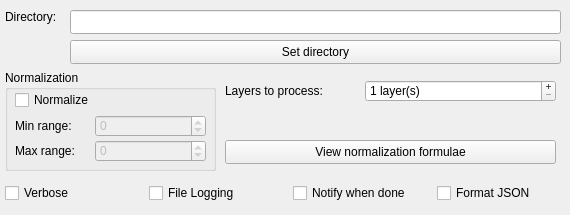
    <widget class="QWidget" name="tab">
     <attribute name="title">
      <string>Output</string>
     </attribute>
     <widget class="QLabel" name="label">
      <property name="geometry">
       <rect>
        <x>5</x>
        <y>5</y>
        <width>66</width>
        <height>24</height>
       </rect>
      </property>
      <property name="text">
       <string>Directory:</string>
      </property>
      <property name="alignment">
       <set>Qt::AlignLeading|Qt::AlignLeft|Qt::AlignVCenter</set>
      </property>
     </widget>
     <widget class="QLineEdit" name="dir">
      <property name="geometry">
       <rect>
        <x>70</x>
        <y>10</y>
        <width>491</width>
        <height>24</height>
       </rect>
      </property>
      <property name="acceptDrops">
       <bool>true</bool>
      </property>
      <property name="toolTip">
       <string>Dump all data to this directory</string>
      </property>
      <property name="readOnly">
       <bool>true</bool>
      </property>
     </widget>
     <widget class="QPushButton" name="pushButton">
      <property name="geometry">
       <rect>
        <x>70</x>
        <y>40</y>
        <width>491</width>
        <height>24</height>
       </rect>
      </property>
      <property name="acceptDrops">
       <bool>true</bool>
      </property>
      <property name="toolTip">
       <string>Set directory</string>
      </property>
      <property name="text">
       <string>Set directory</string>
      </property>
     </widget>
     <widget class="QGroupBox" name="groupBox">
      <property name="geometry">
       <rect>
        <x>5</x>
        <y>70</y>
        <width>211</width>
        <height>101</height>
       </rect>
      </property>
      <property name="title">
       <string>Normalization</string>
      </property>
      <widget class="QCheckBox" name="normalize">
       <property name="geometry">
        <rect>
         <x>10</x>
         <y>20</y>
         <width>91</width>
         <height>20</height>
        </rect>
       </property>
       <property name="toolTip">
        <string>Normalize comment scores between a certain range</string>
       </property>
       <property name="text">
        <string>Normalize</string>
       </property>
      </widget>
      <widget class="QLabel" name="label_2">
       <property name="geometry">
        <rect>
         <x>10</x>
         <y>45</y>
         <width>71</width>
         <height>22</height>
        </rect>
       </property>
       <property name="text">
        <string>Min range:</string>
       </property>
      </widget>
      <widget class="QSpinBox" name="normalizeMin">
       <property name="enabled">
        <bool>false</bool>
       </property>
       <property name="geometry">
        <rect>
         <x>90</x>
         <y>45</y>
         <width>111</width>
         <height>22</height>
        </rect>
       </property>
       <property name="toolTip">
        <string>score</string>
       </property>
       <property name="minimum">
        <number>-1000000</number>
       </property>
       <property name="maximum">
        <number>1000000</number>
       </property>
      </widget>
      <widget class="QSpinBox" name="normalizeMax">
       <property name="enabled">
        <bool>false</bool>
       </property>
       <property name="geometry">
        <rect>
         <x>90</x>
         <y>70</y>
         <width>111</width>
         <height>22</height>
        </rect>
       </property>
       <property name="minimum">
        <number>-1000000</number>
       </property>
       <property name="maximum">
        <number>1000000</number>
       </property>
      </widget>
      <widget class="QLabel" name="label_3">
       <property name="geometry">
        <rect>
         <x>10</x>
         <y>70</y>
         <width>71</width>
         <height>22</height>
        </rect>
       </property>
       <property name="text">
        <string>Max range:</string>
       </property>
      </widget>
     </widget>
     <widget class="QWidget" name="horizontalLayoutWidget">
      <property name="geometry">
       <rect>
        <x>5</x>
        <y>180</y>
        <width>556</width>
        <height>26</height>
       </rect>
      </property>
      <layout class="QHBoxLayout" name="horizontalLayout">
       <property name="spacing">
        <number>20</number>
       </property>
       <property name="sizeConstraint">
        <enum>QLayout::SetDefaultConstraint</enum>
       </property>
       <property name="leftMargin">
        <number>0</number>
       </property>
       <item>
        <widget class="QCheckBox" name="verbose">
         <property name="toolTip">
          <string>More verbose logging into console (and file if specified)</string>
         </property>
         <property name="statusTip">
          <string/>
         </property>
         <property name="whatsThis">
          <string/>
         </property>
         <property name="text">
          <string>Verbose</string>
         </property>
         <property name="tristate">
          <bool>false</bool>
         </property>
        </widget>
       </item>
       <item>
        <widget class="QCheckBox" name="fileLogging">
         <property name="toolTip">
          <string>Log everything to build/log.log</string>
         </property>
         <property name="text">
          <string>File Logging</string>
         </property>
        </widget>
       </item>
       <item>
        <widget class="QCheckBox" name="notify">
         <property name="toolTip">
          <string>Play a notification sound when scraping is complete</string>
         </property>
         <property name="text">
          <string>Notify when done</string>
         </property>
        </widget>
       </item>
       <item>
        <widget class="QCheckBox" name="formatJSON">
         <property name="toolTip">
          <string>Format the database into a JSON file</string>
         </property>
         <property name="text">
          <string>Format JSON</string>
         </property>
        </widget>
       </item>
      </layout>
     </widget>
     <widget class="QLabel" name="label_4">
      <property name="geometry">
       <rect>
        <x>225</x>
        <y>80</y>
        <width>121</width>
        <height>22</height>
       </rect>
      </property>
      <property name="text">
       <string>Layers to process:</string>
      </property>
     </widget>
     <widget class="QSpinBox" name="layers">
      <property name="enabled">
       <bool>true</bool>
      </property>
      <property name="geometry">
       <rect>
        <x>365</x>
        <y>80</y>
        <width>191</width>
        <height>22</height>
       </rect>
      </property>
      <property name="toolTip">
       <string>Number of layers to process</string>
      </property>
      <property name="buttonSymbols">
       <enum>QAbstractSpinBox::PlusMinus</enum>
      </property>
      <property name="suffix">
       <string> layer(s)</string>
      </property>
      <property name="minimum">
       <number>1</number>
      </property>
      <property name="maximum">
       <number>10000000</number>
      </property>
     </widget>
     <widget class="QPushButton" name="pushButton_2">
      <property name="geometry">
       <rect>
        <x>225</x>
        <y>140</y>
        <width>331</width>
        <height>24</height>
       </rect>
      </property>
      <property name="text">
       <string>View normalization formulae</string>
      </property>
     </widget>
    </widget>
